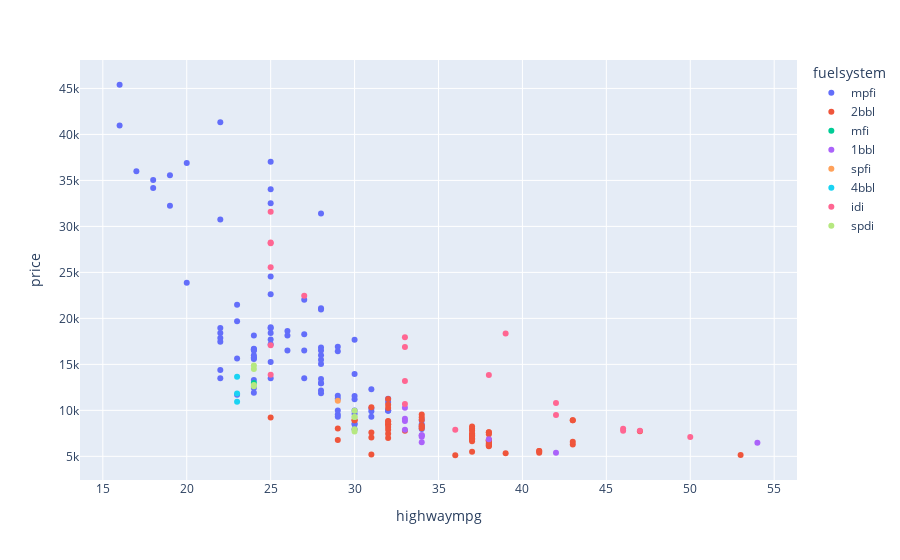

The notebook cell saved with this chart:
### Markdown cell above
##### ohcv engine type is larger in size and have high horsepower than ohc but mpg of ohc is lower than ohcv and this might be the reason why ohc is used in most of the cars.

### Code cell
px.scatter(data_frame = df, x = 'highwaympg', y = 'price', color = 'fuelsystem')

### Figure 1 — Plotly figure (JSON) as saved in the notebook; plotly's stock layout.template omitted (floating-point values rounded to 4 significant figures)
{"data": [{"hovertemplate": "fuelsystem=mpfi<br>highwaympg=%{x}<br>price=%{y}<extra></extra>", "legendgroup": "mpfi", "marker": {"color": "#636efa", "symbol": "circle"}, "mode": "markers", "name": "mpfi", "orientation": "v", "showlegend": true, "type": "scatter", "x": [27, 27, 26, 30, 22, 25, 25, 25, 20, 22, 29, 29, 28, 28, 25, 22, 22, 20, 30, 30, 28, 19, 19, 17, 23, 27, 18, 18, 16, 16, 24, 22, 22, 25, 25, 23, 25, 24, 24, 24, 24, 24, 24, 27, 25, 25, 25, 28, 31, 31, 28, 28, 28, 28, 26, 26, 32, 29, 31, 23, 29, 29, 30, 30, 30, 30, 30, 30, 34, 32, 32, 32, 24, 24, 24, 24, 34, 34, 34, 32, 29, 29, 24, 31, 28, 28, 28, 28, 22, 22, 28, 25, 23, 25], "xaxis": "x", "y": [13495, 16500, 16500, 13950, 17450, 15250, 17710, 18920, 23875, 17860.0, 16430, 16925, 20970, 21105, 24565, 30760, 41315, 36880, 7957, 8558, 12945, 32250, 35550, 36000, 15645, 18280, 34184, 35056, 40960, 45400, 16503, 13499, 14399, 13499, 17199, 19699, 18399, 11900, 12440, 15580, 16695, 16630, 18150, 22018, 32528, 34028, 37028, 31400.0, 9295, 9895, 11850, 12170, 15040, 15510, 18150, 18620, 9960, 11259, 10198, 11694, 9298, 9538, 8449, 9639, 9989, 11199, 11549, 17669, 8948, 9988, 10898, 11248, 16558, 15998, 15690, 15750, 7975, 8195, 8495, 9995, 11595, 9980, 13295, 12290, 12940, 13415, 15985, 16515, 18420, 18950, 16845, 19045, 21485, 22625], "yaxis": "y"}, {"hovertemplate": "fuelsystem=2bbl<br>highwaympg=%{x}<br>price=%{y}<extra></extra>", "legendgroup": "2bbl", "marker": {"color": "#EF553B", "symbol": "circle"}, "mode": "markers", "name": "2bbl", "orientation": "v", "showlegend": true, "type": "scatter", "x": [53, 43, 43, 41, 38, 38, 38, 38, 30, 31, 29, 43, 43, 31, 38, 38, 38, 38, 32, 32, 32, 32, 32, 41, 38, 38, 32, 32, 32, 37, 37, 37, 37, 37, 37, 37, 37, 37, 34, 34, 41, 38, 38, 38, 30, 36, 31, 31, 37, 33, 25, 32, 29, 39, 38, 38, 37, 32, 32, 37, 37, 47, 34, 34, 34, 34], "xaxis": "x", "y": [5151, 6295, 6575, 5572, 6377, 6229, 6692, 7609, 8921, 10345, 6785, 8916.0, 8916.0, 5195, 6095, 6795, 6695, 7395, 8845, 8495, 10595, 10245, 11245, 5389, 6189, 6669, 8499, 6989, 8189, 5499, 6649, 6849, 7349, 7299, 7799, 7499, 7999, 8249, 8949, 9549, 5572, 6229, 6692, 7609, 8921, 5118, 7053, 7603, 7126, 7775, 9233, 7463, 8013, 5348, 6338, 6488, 6918, 7898, 8778, 6938, 7198, 7738, 8358, 9258, 8058, 8238], "yaxis": "y"}, {"hovertemplate": "fuelsystem=mfi<br>highwaympg=%{x}<br>price=%{y}<extra></extra>", "legendgroup": "mfi", "marker": {"color": "#00cc96", "symbol": "circle"}, "mode": "markers", "name": "mfi", "orientation": "v", "showlegend": true, "type": "scatter", "x": [24], "xaxis": "x", "y": [12964], "yaxis": "y"}, {"hovertemplate": "fuelsystem=1bbl<br>highwaympg=%{x}<br>price=%{y}<extra></extra>", "legendgroup": "1bbl", "marker": {"color": "#ab63fa", "symbol": "circle"}, "mode": "markers", "name": "1bbl", "orientation": "v", "showlegend": true, "type": "scatter", "x": [54, 38, 42, 34, 34, 34, 34, 33, 33, 33, 33], "xaxis": "x", "y": [6479, 6855, 5399, 6529, 7129, 7295, 7295, 7895, 9095, 8845, 10295], "yaxis": "y"}, {"hovertemplate": "fuelsystem=spfi<br>highwaympg=%{x}<br>price=%{y}<extra></extra>", "legendgroup": "spfi", "marker": {"color": "#FFA15A", "symbol": "circle"}, "mode": "markers", "name": "spfi", "orientation": "v", "showlegend": true, "type": "scatter", "x": [29], "xaxis": "x", "y": [11048], "yaxis": "y"}, {"hovertemplate": "fuelsystem=4bbl<br>highwaympg=%{x}<br>price=%{y}<extra></extra>", "legendgroup": "4bbl", "marker": {"color": "#19d3f3", "symbol": "circle"}, "mode": "markers", "name": "4bbl", "orientation": "v", "showlegend": true, "type": "scatter", "x": [23, 23, 23], "xaxis": "x", "y": [10945, 11845, 13645], "yaxis": "y"}, {"hovertemplate": "fuelsystem=idi<br>highwaympg=%{x}<br>price=%{y}<extra></extra>", "legendgroup": "idi", "marker": {"color": "#FF6692", "symbol": "circle"}, "mode": "markers", "name": "idi", "orientation": "v", "showlegend": true, "type": "scatter", "x": [42, 39, 25, 25, 25, 25, 50, 33, 25, 33, 25, 33, 36, 47, 33, 46, 46, 42, 38, 27], "xaxis": "x", "y": [10795, 18344, 25552, 28248, 28176, 31600, 7099, 13200, 13860, 16900, 17075, 17950, 7898, 7788, 10698, 7775, 7995, 9495, 13845, 22470], "yaxis": "y"}, {"hovertemplate": "fuelsystem=spdi<br>highwaympg=%{x}<br>price=%{y}<extra></extra>", "legendgroup": "spdi", "marker": {"color": "#B6E880", "symbol": "circle"}, "mode": "markers", "name": "spdi", "orientation": "v", "showlegend": true, "type": "scatter", "x": [30, 30, 24, 24, 24, 30, 30, 30, 24], "xaxis": "x", "y": [7689, 9959, 12629, 14869, 14489, 9279, 9279, 7957, 12764], "yaxis": "y"}], "layout": {"autosize": true, "legend": {"title": {"text": "fuelsystem"}, "tracegroupgap": 0}, "margin": {"t": 60}, "xaxis": {"anchor": "y", "autorange": true, "domain": [0, 1], "range": [13.64, 56.36], "title": {"text": "highwaympg"}, "type": "linear"}, "yaxis": {"anchor": "x", "autorange": true, "domain": [0, 1], "range": [1999.0, 48520.0], "title": {"text": "price"}, "type": "linear"}}}
